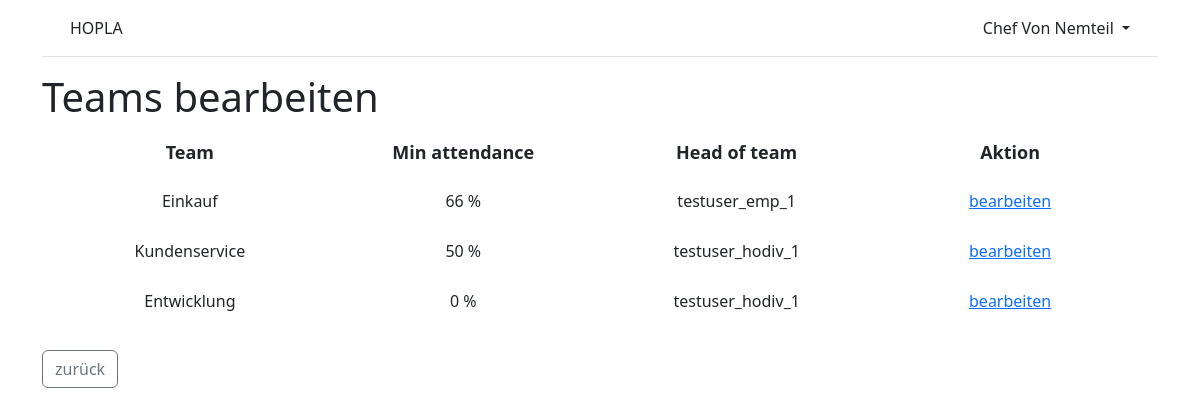
Screenshot of /accounts/teams_edit/ (signed in) with the database file from the repository.
### accounts/models.py (models this page shows, shortened)
class Employee(AbstractUser):
    reg_num = models.PositiveIntegerField(null=True, blank=True)
    supervisor = models.ForeignKey(
        'self',
        on_delete=models.CASCADE,
        null=True,
        blank=True,
    )
    team = models.ForeignKey(
        "Team",
        on_delete=models.CASCADE,
        null=True,
        blank=True,
    )
    class Role(models.TextChoices):
        HODEP = ("HODep", "Head of Department")
        HODIV = ("HODiv", "Head of Division")
        HOT = ("HOT", "Head of Team")
        EMP = ("Emp", "Employee")
    role = models.CharField(
        max_length=18,
        choices=Role.choices,
        default=Role.EMP,
    )

class Team(models.Model):
    name = models.CharField(max_length=30)
    head = models.ForeignKey(
        "Employee",
        related_name='head_team',
        on_delete=models.CASCADE,
        null=True,
        blank=True,
    )
    class MinAttendance(models.TextChoices):
        ZERO = ("0", "0%")
        QUARTER = ("25", "25%")
        THIRD = ("33", "33%")
        HALF = ("50", "50%")
        TWOTHIRD = ("66", "66%")
        THREEQUARTER = ("75", "75%")
        ALL = ("100", "100%")
    min_attendance = models.CharField(
        max_length=4,
        choices=MinAttendance.choices,
        default=MinAttendance.ALL,
    )
    division = models.ForeignKey(
        "Division",
        on_delete=models.CASCADE,
        null=True,
        blank=True,
    )

### accounts/views.py (the view)
# urls.py: path("teams_edit/", TeamsEditView.as_view(), name="teams_edit"),
class TeamsEditView(LoginRequiredMixin, TemplateView):
    template_name = "registration/teams_edit.html"
    def get_context_data(self, **kwargs):
        context = super().get_context_data(**kwargs)
        context['teams'] = Team.objects.all()
        return context

### templates/registration/teams_edit.html (shortened to what this page needs)
{% extends "base.html" %}
{% block content %}
{% if user.is_authenticated %}
    {% if user.role == "HODiv" %}
        <h1>Teams bearbeiten</h1>
        <table class="infolist">
            <tr>
                <th>Team</th>
                <th>Min attendance</th>
                <th>Head of team</th>
                <th>Aktion</th>
            </tr>
        {% for team in teams %}
            {% if user.team.division == team.division %}
            <tr>
                <td>{{ team.name }}</td>
                <td>{{ team.min_attendance }} %</td>
                <td>{{ team.head }}</td>
                <td><a href="{% url 'team_change' team.id %}">bearbeiten</a></td>
            </tr>
            {% endif %}
        {% endfor %}
        </table>
        <br>
    {% endif %}
    <a class="btn btn-outline-secondary left" href="{% url 'home' %}">zurück</a>
{% endif %}
{% endblock content %}

### templates/base.html (shortened to what this page needs)
<!DOCTYPE html>
{% load static %}
<html>
<head>
  {% load bootstrap5 %}
  {% bootstrap_css %}
  <link rel="stylesheet" href="{% static 'css/base.css' %}">
</head>
<body>
<div class="container">
  <header class="p-3 mb-3 border-bottom">
    <div class="container">
      <div class="d-flex flex-wrap align-items-center justify-content-center justify-content-lg-start">
        <a class="navbar-brand" href="{% url 'home' %}">HOPLA</a>
        {% if user.is_authenticated %}
        <div class="dropdown text-end">
          <a href="#" class="d-block link-dark text-decoration-none dropdown-toggle"
            id="dropdownUser1" data-bs-toggle="dropdown" aria-expanded="false">
            {{ user.first_name }} {{ user.last_name }}
          </a>
        </div>
        {% else %}
        <div class="text-end">
          <a href="{% url 'login' %}" class="btn btn-outline-primary me-2">
            Log In</a>
          <a href="{% url 'signup' %}" class="btn btn-primary">Sign Up</a>
        </div>
        {% endif %}
      </div>
    </div>
  </header>
  <main>
    {% block content %}
    {% endblock content %}
  </main>
</div>
</body>
</html>

### static/css/base.css (style rules this page uses)
.infolist { width: 98%; height: 98%; margin: auto; font-size: 13px; border: 0; }
.infolist tr, .infolist td { border: 0; }
.infolist th { padding: 10px; text-align: center; font-size: 18px; }
.infolist td { vertical-align: middle; text-align: center; width: 200px; height: 50px; font-size: 16px; }
.left { float: left; }
.btn { outline: none; box-shadow: 0 0 0 0; margin-right: 3px; }

### rows the page displays
Employee: first_name "Chef", last_name "Von Nemteil"
Team: name "Einkauf", min_attendance "66", head "testuser_emp_1"
Team: name "Kundenservice", min_attendance "50", head "testuser_hodiv_1"
Team: name "Entwicklung", min_attendance "0", head "testuser_hodiv_1"
